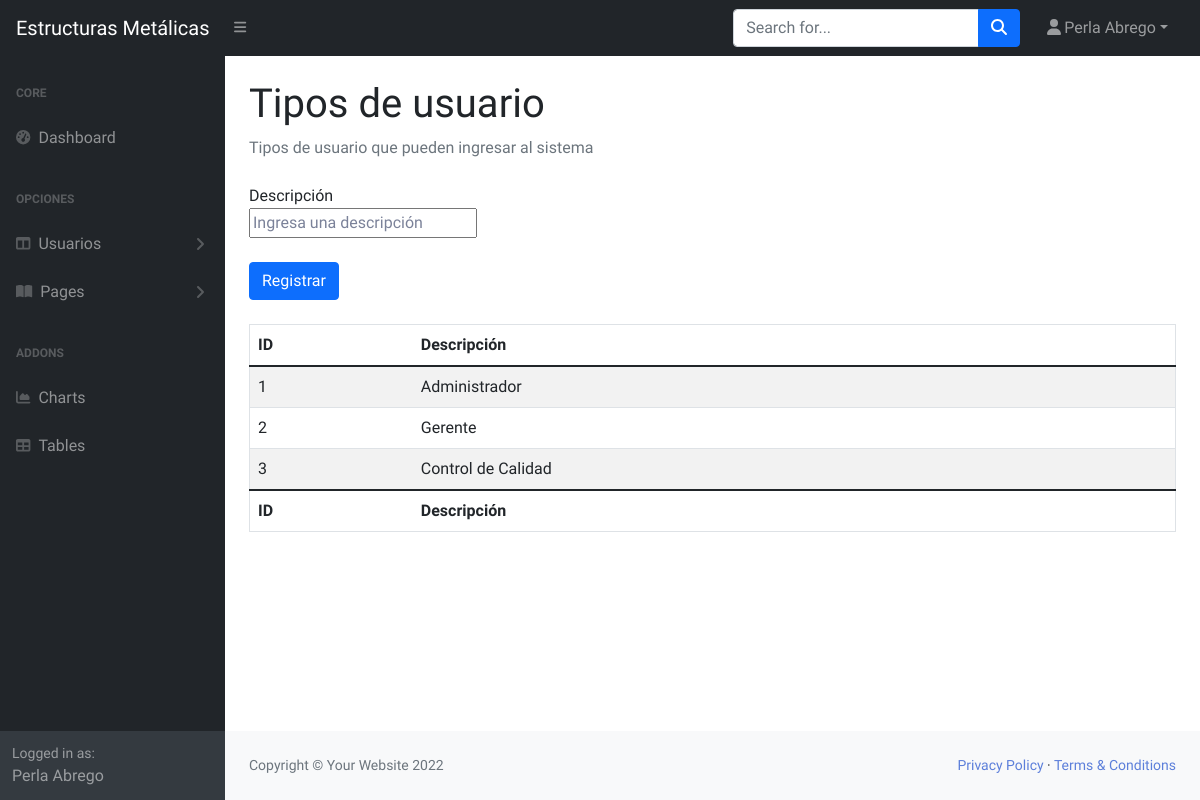
/dashboard/tipoDeUsuario.php (signed in), run on the app's committed database.
### tables this page shows
create table tipo_usuario(
idTipo_usr		int primary key auto_increment,
descr			varchar(25) unique
);

### php/crud/tipoUsuario.php (called while the page is built, shortened)
<?php
    require_once MODEL_PATH."conexion.php";
    class tipoUsuario{
        public function Consulta_Todos(){
            $con = new Conexion();
            $con->Conectar();
            $tabla = "tipo_usuario";
            $sql = "SELECT idTipo_usr as 'ID', descr as 'Descripcion' FROM ". $tabla. "
            order by idTipo_usr asc;";
            $result = $con->conexion->query($sql);
            if ($result->num_rows < 0) {
                return null;
            } else {
                return $result;
            }
        }
    }
?>

### php/conexion.php (called while the page is built, shortened)
<?php
class Conexion
{
    public $SQL_SERVER;
    public $SQL_USER;
    public $SQL_PASS;
    public $SQL_DB;
    function __construct()
    {
        $this->SQL_SERVER = "localhost";
        $this->SQL_USER = "root";
        $this->SQL_PASS = "";
        $this->SQL_DB = "StructuralSteel_db";
    }
    function Conectar(){
        $this->conexion = mysqli_connect(
            $this->SQL_SERVER,
            $this->SQL_USER,
            $this->SQL_PASS,
            $this->SQL_DB
        );
    }
}
?>

### dashboard/tipoDeUsuario.php (the view, shortened to what this page needs)
<!DOCTYPE html>
<html lang="en">
    <head>
        <link href="https://cdn.jsdelivr.net/npm/simple-datatables@latest/dist/style.css" rel="stylesheet" />
        <link href="css/styles.css" rel="stylesheet" />
        <link href="./css/style.css" rel="stylesheet" />
    </head>
    <body class="sb-nav-fixed">
        <nav class="sb-topnav navbar navbar-expand navbar-dark bg-dark">
            <a class="navbar-brand ps-3" href="index.php">Estructuras Metálicas</a>
            <button class="btn btn-link btn-sm order-1 order-lg-0 me-4 me-lg-0" id="sidebarToggle" href="#!"><i class="fas fa-bars"></i></button>
            <form class="d-none d-md-inline-block form-inline ms-auto me-0 me-md-3 my-2 my-md-0">
                <div class="input-group">
                    <input class="form-control" type="text" placeholder="Search for..." aria-label="Search for..." aria-describedby="btnNavbarSearch" />
                    <button class="btn btn-primary" id="btnNavbarSearch" type="button"><i class="fas fa-search"></i></button>
                </div>
            </form>
            <ul class="navbar-nav ms-auto ms-md-0 me-3 me-lg-4">
                <li class="nav-item dropdown">
                    <a class="nav-link dropdown-toggle" id="navbarDropdown" href="#" role="button" data-bs-toggle="dropdown" aria-expanded="false"><i class="fas fa-user fa-fw"></i><?php print $_SESSION['nombre']." ". $_SESSION['apellidoPat'];?></a>
                </li>
            </ul>
        </nav>
        <div id="layoutSidenav">
            <div id="layoutSidenav_nav">
                <nav class="sb-sidenav accordion sb-sidenav-dark" id="sidenavAccordion">
                    <div class="sb-sidenav-menu">
                        <div class="nav">
                            <div class="sb-sidenav-menu-heading">Core</div>
                            <a class="nav-link" href="index.php">
                                <div class="sb-nav-link-icon"><i class="fas fa-tachometer-alt"></i></div>
                                Dashboard
                            </a>
                            <div class="sb-sidenav-menu-heading">Opciones</div>
                            <a class="nav-link collapsed" href="#" data-bs-toggle="collapse" data-bs-target="#collapseLayouts" aria-expanded="false" aria-controls="collapseLayouts">
                                <div class="sb-nav-link-icon"><i class="fas fa-columns"></i></div>
                                Usuarios
                                <div class="sb-sidenav-collapse-arrow"><i class="fas fa-angle-down"></i></div>
                            </a>
                            <a class="nav-link collapsed" href="#" data-bs-toggle="collapse" data-bs-target="#collapsePages" aria-expanded="false" aria-controls="collapsePages">
                                <div class="sb-nav-link-icon"><i class="fas fa-book-open"></i></div>
                                Pages
                                <div class="sb-sidenav-collapse-arrow"><i class="fas fa-angle-down"></i></div>
                            </a>
                            <div class="sb-sidenav-menu-heading">Addons</div>
                            <a class="nav-link" href="charts.php">
                                <div class="sb-nav-link-icon"><i class="fas fa-chart-area"></i></div>
                                Charts
                            </a>
                            <a class="nav-link" href="tables.php">
                                <div class="sb-nav-link-icon"><i class="fas fa-table"></i></div>
                                Tables
                            </a>
                        </div>
                    </div>
                    <div class="sb-sidenav-footer">
                        <div class="small">Logged in as:</div>
                        <?php print $_SESSION['nombre']." ". $_SESSION['apellidoPat'];?>
                    </div>
                </nav>
            </div>
            <div id="layoutSidenav_content">
                <main>
                    <div class="container-fluid px-4">
                        <h1 class="mt-4">Tipos de usuario</h1>
                        <ol class="breadcrumb mb-4">
                            <li class="breadcrumb-item active">Tipos de usuario que pueden ingresar al sistema</li>
                        </ol>
                        <div class="">
                            <form action="../php/registroTipo.php" method="post" >
                                <label for="descr">Descripción</label>
                                <br>
                                <input type="text"  name="descr" id="descr" placeholder="Ingresa una descripción" maxlength="25">
                                <br><br>
                                <button type="submit" class="btn btn-primary">Registrar</button>
                            </form>
                        </div>
                        <br>
                        <?php
                            include('../php/crud/tipoUsuario.php');
                            $tipoUsr = new tipoUsuario();
                            $result = $tipoUsr->Consulta_Todos();
                            if(mysqli_num_rows($result) > 0)
                            {
                                $table = '
                                <table class="table table-striped" border=1>
                                    <thead class="thead-dark">
                                        <tr>
                                            <th scope="col"> ID </th>
                                            <th scope="col">Descripción</th>
                                        </tr>
                                    </thead>
                                    <tfoot class="thead-dark">
                                        <tr>
                                            <th scope="col"> ID </th>
                                            <th scope="col">Descripción</th>
                                        </tr>
                                    </tfoot>
                                ';
                                while($row = mysqli_fetch_array($result))
                                {
                                    $table .= '
                                            <tr>
                                                <td>'.$row["ID"].'</td>
                                                <td>'.$row["Descripcion"].'</td>
                                            </tr>
                                    ';
                                }
                                $table .= '</table>';
                                echo $table;
                            }
                        ?>
                    </div>
                </main>
                <footer class="py-4 bg-light mt-auto">
                    <div class="container-fluid px-4">
                        <div class="d-flex align-items-center justify-content-between small">
                            <div class="text-muted">Copyright &copy; Your Website 2022</div>
                            <div>
                                <a href="#">Privacy Policy</a>
                                &middot;
                                <a href="#">Terms &amp; Conditions</a>
                            </div>
                        </div>
                    </div>
                </footer>
            </div>
        </div>
    </body>
</html>

### css/style.css (style rules this page uses)
body, html { font-family: 'Source Sans Pro', sans-serif; background-color: rgb(255, 255, 255); padding: 0; margin: 0; }
a { color: #5c7fda; text-decoration: none; }

### data on the page
tipo_usuario: idTipo_usr "1", descr "Administrador"
tipo_usuario: idTipo_usr "2", descr "Gerente"
tipo_usuario: idTipo_usr "3", descr "Control de Calidad"

### other printed values
$_SESSION['nombre'] "Perla"
$_SESSION['apellidoPat'] "Abrego"
